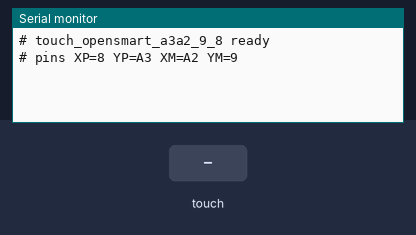
A sketch run on a simulated Arduino Uno, built with avr-gcc and run on an emulated ATmega328P. On the bench: the last lines printed to the serial monitor. The test bench sets the inputs (shaded band).

Above: at 1.7 s.
1.8 s: touch panel pressed at 13 % / 10 % of its raw x / y range
At 2.5 s:
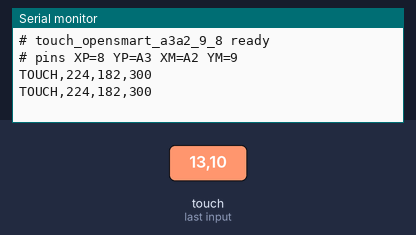
3.3 s: touch panel pressed at 38 % / 10 % of its raw x / y range
At 4.9 s:
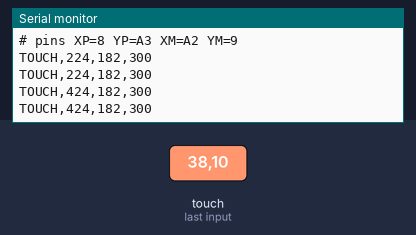

The sketch:

touch_opensmart_a3a2_9_8.ino
```cpp
#include <TouchScreen.h>

#define YP A3
#define XM A2
#define YM 9
#define XP 8

#define MINPRESSURE 10
#define MAXPRESSURE 1000

TouchScreen ts = TouchScreen(XP, YP, XM, YM, 300);

void setup() {
  Serial.begin(9600);
  delay(500);
  Serial.println(F("# touch_opensmart_a3a2_9_8 ready"));
  Serial.println(F("# pins XP=8 YP=A3 XM=A2 YM=9"));
}

void loop() {
  TSPoint p = ts.getPoint();
  if (p.z > MINPRESSURE && p.z < MAXPRESSURE) {
    Serial.print(F("TOUCH,"));
    Serial.print(p.x);
    Serial.print(',');
    Serial.print(p.y);
    Serial.print(',');
    Serial.println(p.z);
    delay(100);
  }
}
```

Measured:
- after the input at 1.8 s, the serial monitor: prints a new line at once (image 1)
- after the input at 3.3 s, the serial monitor: prints a new line at once (image 2)
